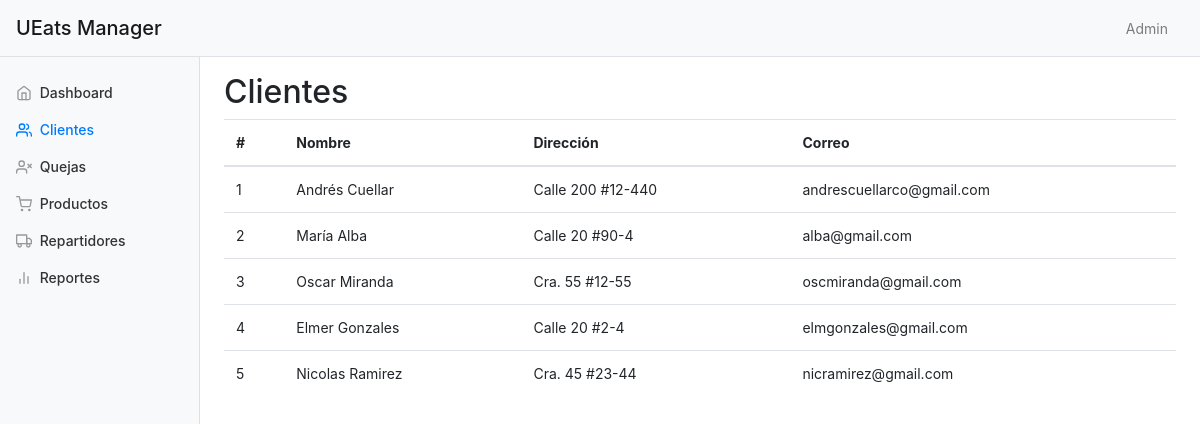
/clientes/, run on the app's committed database.
### reportes/models.py (models this page shows, shortened)
class Usuario(models.Model):
    nombre = models.CharField(max_length=80)
    apellido = models.CharField(max_length=120)
    direccion = models.CharField(max_length=120)
    correo = models.CharField(max_length=120)

### reportes/views.py (the view)
# urls.py: path('clientes/', views.clientes, name='clientes'),
def clientes(request):
    usuarios = list(Usuario.objects.all())
    context = {'usuarios': usuarios}
    return render(request, 'reportes/clientes.html', context)

### reportes/templates/reportes/clientes.html
{% extends 'reportes/base.html' %}
{% block content %}
<h2>Clientes</h2>
{% if usuarios %}
<table class="table table-hover">
    <thead>
        <tr>
            <th>#</th>
            <th>Nombre</th>
            <th>Dirección</th>
            <th>Correo</th>
        </tr>
    </thead>
    <tbody>
        {% for usuario in usuarios %}
        <tr>
            <td>{{ usuario.id }}</td>
            <td>{{ usuario.nombre}} {{ usuario.apellido }}</td>
            <td>{{ usuario.direccion }}</td>
            <td>{{ usuario.correo }}</td>
        </tr>
        {% endfor %}
    </tbody>
</table>
{% else %}
<p>No hay usuarios en la base de datos.</p>
{% endif %}
{% endblock %}

### reportes/static/reportes/estilos.css (style rules this page uses)
body { font-size: .875rem; }

### data on the page
Usuario: id "1", nombre "Andrés", apellido "Cuellar", direccion "Calle 200 #12-440", correo "andrescuellarco@gmail.com"
Usuario: id "2", nombre "María", apellido "Alba", direccion "Calle 20 #90-4", correo "alba@gmail.com"
Usuario: id "3", nombre "Oscar", apellido "Miranda", direccion "Cra. 55 #12-55", correo "oscmiranda@gmail.com"
Usuario: id "4", nombre "Elmer", apellido "Gonzales", direccion "Calle 20 #2-4", correo "elmgonzales@gmail.com"
Usuario: id "5", nombre "Nicolas", apellido "Ramirez", direccion "Cra. 45 #23-44", correo "nicramirez@gmail.com"
